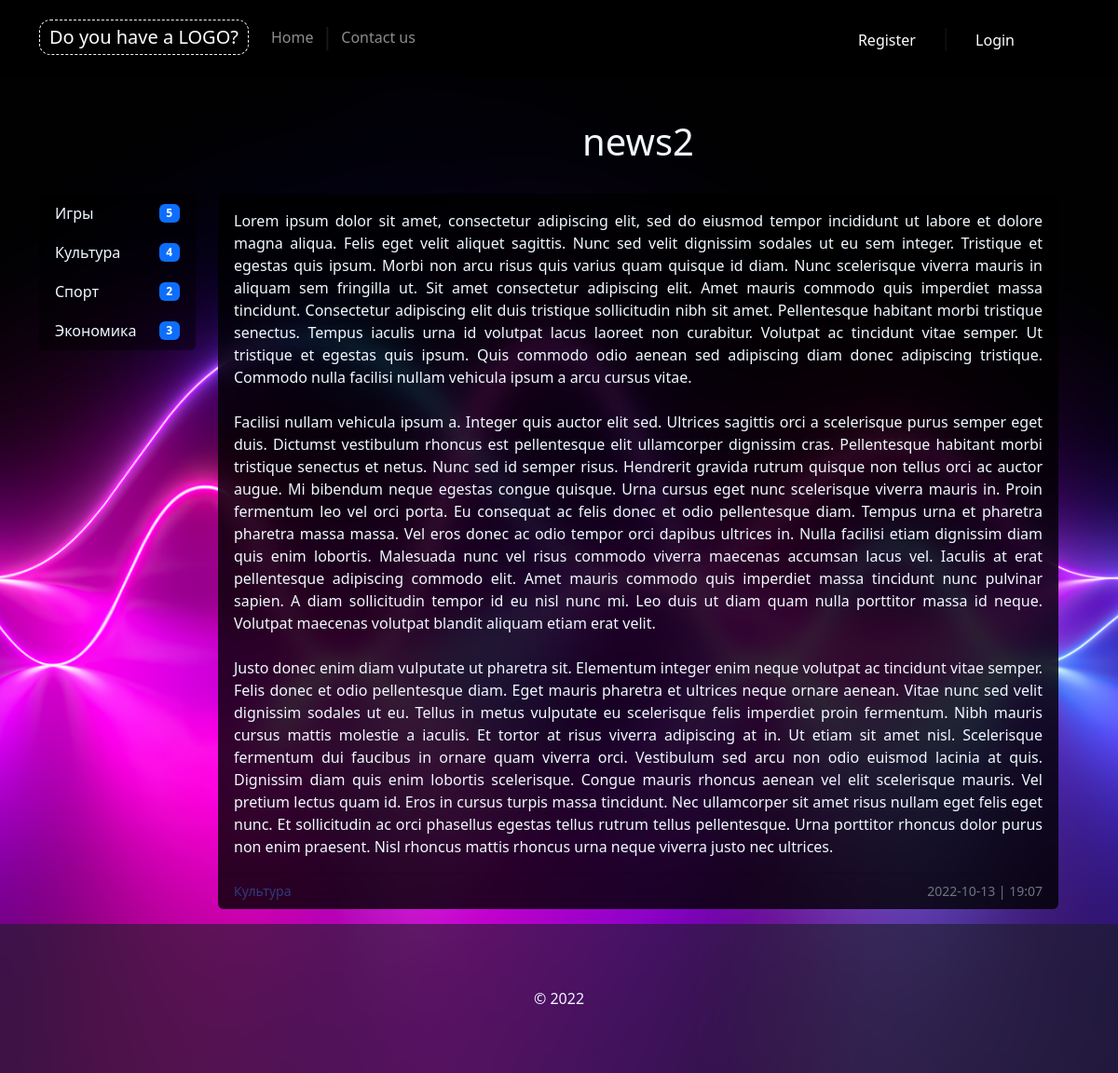
Screenshot of /news/2/ with the database file from the repository.
### news_app/models.py (models this page shows, shortened)
class Category(models.Model):
    title = models.CharField(
        verbose_name='Категория',
        max_length=150,
        db_index=True,
    )
    def get_absolute_url(self):
        return reverse_lazy(
            'category',
            kwargs={'category_id': self.pk},
        )
    def __str__(self):
        return self.title
    class Meta:
        verbose_name = 'Категория'
        verbose_name_plural = 'Категории'
        ordering = ['title']

class News(models.Model):
    title = models.CharField(
        verbose_name='Наименование',
        max_length=150,
    )
    content = models.TextField(
        verbose_name='Текст новости',
        blank=True,
    )
    created_at = models.DateTimeField(
        verbose_name='Дата публикации',
        auto_now_add=True,
    )
    updated_at = models.DateTimeField(
        verbose_name='Дата обновления',
        auto_now=True,
    )
    photo = models.ImageField(
        verbose_name='Фото',
        upload_to='img/%Y/%m/%d/',
        blank=True,
    )
    is_published = models.BooleanField(
        verbose_name='Активность',
        default=True,
    )
    category = models.ForeignKey(
        'Category',
        verbose_name='Категория',
        on_delete=models.PROTECT,
    )
    views = models.IntegerField(
        verbose_name='Просмотры',
        default=0,
    )
    class Meta:
        verbose_name = 'Новость'
        verbose_name_plural = 'Новости'
        ordering = ['-created_at']

### news_app/views.py (the view)
# urls.py: path('news/<int:pk>/', ViewNews.as_view(), name='view_news'),
class ViewNews(DetailView):
    model = News
    template_name = 'news_app/view_news.html'
    context_object_name = 'news_item'

### news_app/templatetags/news_tags.py (called while the page is built)
@register.inclusion_tag(filename='news_app/inc/_sidebar.html')
def show_sidebar_categories():
    categories = Category.objects.annotate(
        cnt=Count(
            'news',
            filter=F('news__is_published'),
        )
    ).filter(cnt__gt=0)
    return {'categories': categories}

### templates/news_app/view_news.html (shortened to what this page needs)
{% extends 'news_app/base.html' %}
{% block content %}
    <div class="col-md-10 row g-4">
        <h1 class="text-center fw-light">{{ news_item.title }}</h1>
        <div class="col">
            <div class="single-card card">
                <div class="card-body">
                    <p class="card-text">
                        {{ news_item.content|linebreaksbr }}
                    </p>
                </div>
                <div class="card-footer">
                    <small class="float-start">
                        <a href="{{ news_item.category.get_absolute_url }}"
                           class="category-link text-decoration-none">
                            {{ news_item.category }}
                        </a>
                    </small>
                    <small class="text-muted float-end">{{ news_item.created_at|date:'Y-m-d | H:i' }}</small>
                </div>
            </div>
        </div>
    </div>
{% endblock %}

### templates/news_app/base.html (shortened to what this page needs)
{% load news_tags %}
{% load static %}
<!doctype html>
<html lang="en">
<head>
    <link rel="stylesheet" href="https://cdn.jsdelivr.net/npm/bootstrap-icons@1.9.1/font/bootstrap-icons.css">
    <link href="https://cdn.jsdelivr.net/npm/bootstrap@5.2.2/dist/css/bootstrap.min.css" rel="stylesheet"
>
    <link rel="stylesheet" href="{% static 'css/style.css' %}">
</head>
<body>
<div class="wrapper">
    {% block header %}
        {% include 'news_app/inc/_header.html' %}
    {% endblock %}
    <div class="container">
        <div class="row">
            {% block sidebar %}
                {% show_sidebar_categories %}
            {% endblock %}
            {% block content %}
            {% endblock %}
        </div>
    </div>
    {% block footer %}
        {% include 'news_app/inc/_footer.html' %}
    {% endblock %}
</div>
</body>
</html>

### templates/news_app/inc/_header.html (shortened to what this page needs)
<header class="navbar navbar-expand-lg sticky-top navbar-dark">
    <div class="container">
        <a class="navbar-brand" href="{% url 'home' %}">Do you have a LOGO?</a>
        <div class="collapse navbar-collapse" id="navbarNavAltMarkup">
            <ul class="navbar-nav me-auto mb-lg-0">
                <a class="nav-link" aria-current="page" href="{% url 'home' %}">Home</a>
                <span class="separ">|</span>
                <a class="nav-link" aria-current="page" href="{% url 'contact' %}">Contact us</a>
            </ul>
            <span class="navbar-text">
                    {% if request.user.is_authenticated %}
                        <span class="welcome">Привет,
                            <a href="
                                    {% if user.username == 'admin' %}
                                        {% url 'admin' %}
                                    {% else %}
                                    #
                                    {% endif %}
                                " class="welcome-name">
                                {{ user.username }}
                            </a>
                        </span>
                        <span class="separ">|</span>
                        <a href="{% url 'logout' %}" class="text-decoration-none auth auth-last">Logout</a>
                    {% else %}
                        <a href="{% url 'register' %}" class="text-decoration-none auth">Register</a>
                        <span class="separ">|</span>
                        <a href="{% url 'login' %}" class="text-decoration-none auth auth-last">Login</a>
                    {% endif %}
            </span>
        </div>
    </div>
</header>

### templates/news_app/inc/_sidebar.html
<div class="col-md-2 g-4">
    <div class="mt">
        <ul class="list-group sidebar-sticky-top sticky-top">
            {% for item in categories|dictsort:'title' %}
                <a href="{{ item.get_absolute_url }}"
                   class="sidebar-item list-group-item list-group-item-action d-flex justify-content-between align-items-center">
                    <span class="sidebar-item-title">{{ item.title }}</span>
                    <span class="badge bg-primary">{{ item.cnt }}</span>
                </a>
            {% endfor %}
        </ul>
    </div>
</div>

### templates/news_app/inc/_footer.html
<footer class="navbar navbar-expand-lg navbar-dark mt-3">
    <div class="container d-flex justify-content-center">
        <span>&copy; {% now 'Y' %}</span>
    </div>
</footer>

### static/turbo_project/css/style.css (style rules this page uses)
* { transition: .2s all ease-in-out !important; }
body { background: center / cover fixed no-repeat url("../img/neon-light-waves-huawei-mediapad-stock-pink-3200x2560-711.jpg"); color: rgb(240, 248, 255) !important; }
.separ { font-size: 25px; opacity: .1; }
header { min-height: 5em !important; background-color: rgba(0, 0, 0, .7) !important; -webkit-backdrop-filter: blur(5px) !important; backdrop-filter: blur(5px) !important; }
.navbar-brand { border: 1px dashed rgb(240, 248, 255) !important; border-radius: 12px; padding: 3px 10px; }
.wrapper { display: flex !important; flex-direction: column !important; min-height: 100vh !important; }
.container { flex: 1 1 auto !important; }
footer { min-height: 10em !important; background-color: rgba(27, 31, 37, .6) !important; -webkit-backdrop-filter: blur(10px) !important; backdrop-filter: blur(10px) !important; }
.mt { margin-top: 6.5em !important; }
.col-md-2 { min-width: 12em !important; }
.sidebar-sticky-top { z-index: 5 !important; top: 7em !important; -webkit-backdrop-filter: blur(10px) !important; backdrop-filter: blur(10px) !important; }
.sidebar-item { border: 1px solid transparent !important; color: rgb(240, 248, 255) !important; background-color: rgba(0, 0, 0, .4) !important; transition: 1s all ease-in-out !important; }
.auth { padding: 5px 20px !important; border: 1px dashed transparent !important; border-radius: 6px !important; transition: 1s all ease-in-out !important; }
.auth-last { margin-right: 3em; }
.card { cursor: default !important; text-align: justify !important; }
.card .category-link { color: rgba(53, 115, 212, .5) !important; }
.single-card { background-color: rgba(0, 0, 0, .8) !important; -webkit-backdrop-filter: blur(10px) !important; backdrop-filter: blur(10px) !important; }

### rows the page displays
Category: title "Игры", cnt "5"
Category: title "Культура", cnt "4"
Category: title "Спорт", cnt "2"
Category: title "Экономика", cnt "3"
News: title "news2", content "Lorem ipsum dolor sit amet, consectetur adipiscing elit, sed do eiusmod tempor incididunt ut labore et dolore magna aliqua. Felis eget velit aliquet sagittis. Nunc sed velit dignissim sodales ut eu sem integer. Tristique et egestas quis ipsum. Morbi non arcu risus quis varius quam quisque id diam. Nunc scelerisque viverra mauris in aliquam sem fringilla ut. Sit amet consectetur adipiscing elit. Amet mauris commodo quis imperdiet massa tincidunt. Consectetur adipiscing elit duis tristique sollicitudin nibh sit amet. Pellentesque habitant morbi tristique senectus. Tempus iaculis urna id volutpat lacus laoreet non curabitur. Volutpat ac tincidunt vitae semper. Ut tristique et egestas quis…", category "Культура", created_at|H "2022-10-13 | 19:07"
